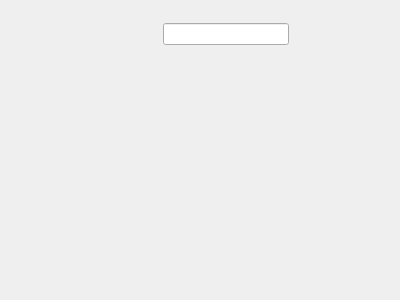
<?xml version="1.0" encoding="UTF-8"?>
<ui version="4.0">
 <class>FormEntryPlate</class>
 <widget class="QWidget" name="FormEntryPlate">
  <property name="geometry">
   <rect>
    <x>0</x>
    <y>0</y>
    <width>400</width>
    <height>300</height>
   </rect>
  </property>
  <property name="windowTitle">
   <string>Form</string>
  </property>
  <layout class="QVBoxLayout" name="verticalLayout">
   <item>
    <layout class="QHBoxLayout" name="horizontalLayout" stretch="8,2,10,8">
     <item>
      <spacer name="horizontalSpacer_2">
       <property name="orientation">
        <enum>Qt::Horizontal</enum>
       </property>
       <property name="sizeHint" stdset="0">
        <size>
         <width>40</width>
         <height>20</height>
        </size>
       </property>
      </spacer>
     </item>
     <item>
      <widget class="QLabel" name="labColor">
       <property name="minimumSize">
        <size>
         <width>46</width>
         <height>46</height>
        </size>
       </property>
       <property name="maximumSize">
        <size>
         <width>46</width>
         <height>46</height>
        </size>
       </property>
       <property name="styleSheet">
        <string notr="true">font: bold 28pt &quot;宋体&quot;;</string>
       </property>
       <property name="text">
        <string/>
       </property>
      </widget>
     </item>
     <item>
      <widget class="QLineEdit" name="textNewNum">
       <property name="styleSheet">
        <string notr="true">font: bold 28pt &quot;宋体&quot;;</string>
       </property>
      </widget>
     </item>
     <item>
      <spacer name="horizontalSpacer">
       <property name="orientation">
        <enum>Qt::Horizontal</enum>
       </property>
       <property name="sizeHint" stdset="0">
        <size>
         <width>118</width>
         <height>20</height>
        </size>
       </property>
      </spacer>
     </item>
    </layout>
   </item>
   <item>
    <widget class="QLabel" name="labCharacter">
     <property name="font">
      <font>
       <family>宋体</family>
       <pointsize>28</pointsize>
       <weight>75</weight>
       <bold>true</bold>
      </font>
     </property>
     <property name="text">
      <string>&lt;!DOCTYPE HTML PUBLIC &quot;-//W3C//DTD HTML 4.0//EN&quot; &quot;http://www.w3.org/TR/REC-html40/strict.dtd&quot;&gt;
&lt;html&gt;&lt;head&gt;&lt;meta name=&quot;qrichtext&quot; content=&quot;1&quot; /&gt;&lt;style type=&quot;text/css&quot;&gt;
p, li { white-space: pre-wrap; }
&lt;/style&gt;&lt;/head&gt;&lt;body style=&quot; font-family:'SimSun'; font-size:9pt; font-weight:400; font-style:normal;&quot;&gt;
&lt;p align=&quot;center&quot; style=&quot;-qt-paragraph-type:empty; margin-top:0px; margin-bottom:0px; margin-left:0px; margin-right:0px; -qt-block-indent:0; text-indent:0px;&quot;&gt;&lt;/p&gt;&lt;/body&gt;&lt;/html&gt;</string>
     </property>
     <property name="wordWrap">
      <bool>true</bool>
     </property>
    </widget>
   </item>
   <item>
    <widget class="QLabel" name="labCharacter2">
     <property name="font">
      <font>
       <family>宋体</family>
       <pointsize>28</pointsize>
       <weight>75</weight>
       <bold>true</bold>
      </font>
     </property>
     <property name="text">
      <string/>
     </property>
    </widget>
   </item>
  </layout>
 </widget>
 <resources/>
 <connections/>
</ui>
